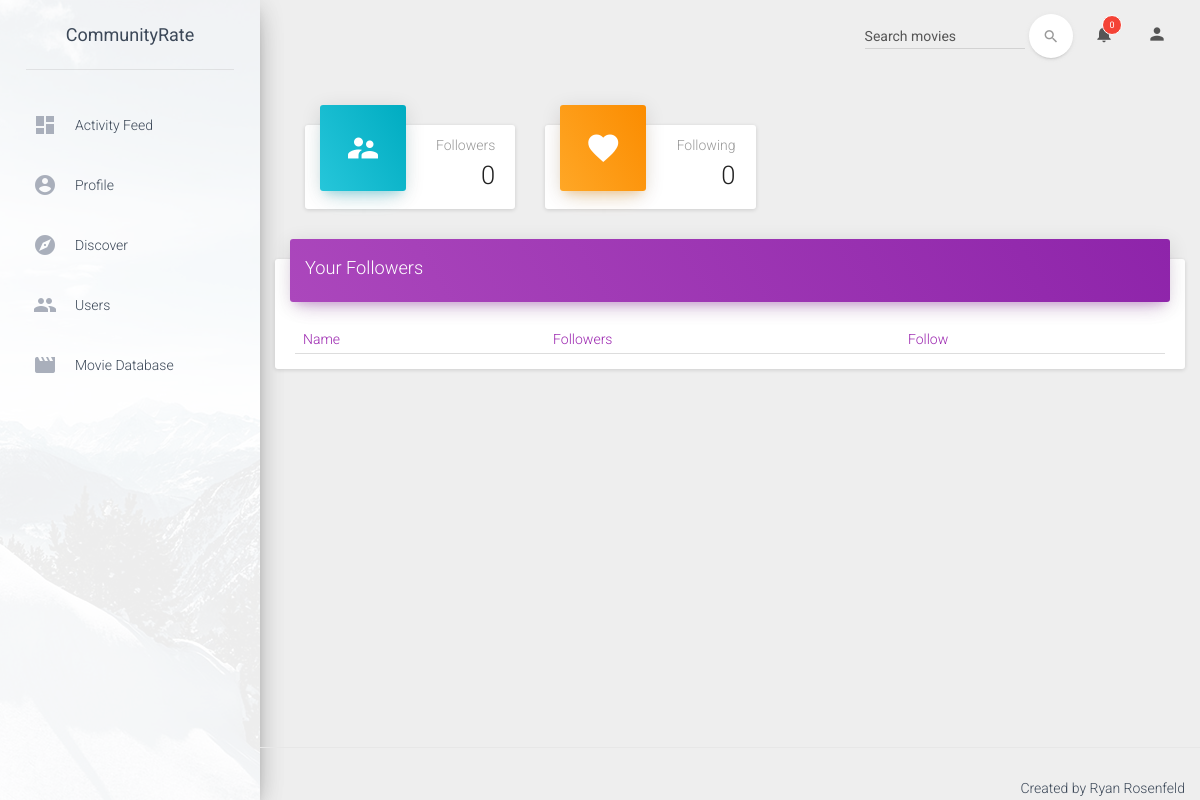
/followers/ (signed in), run on an earlier commit of the app's database.
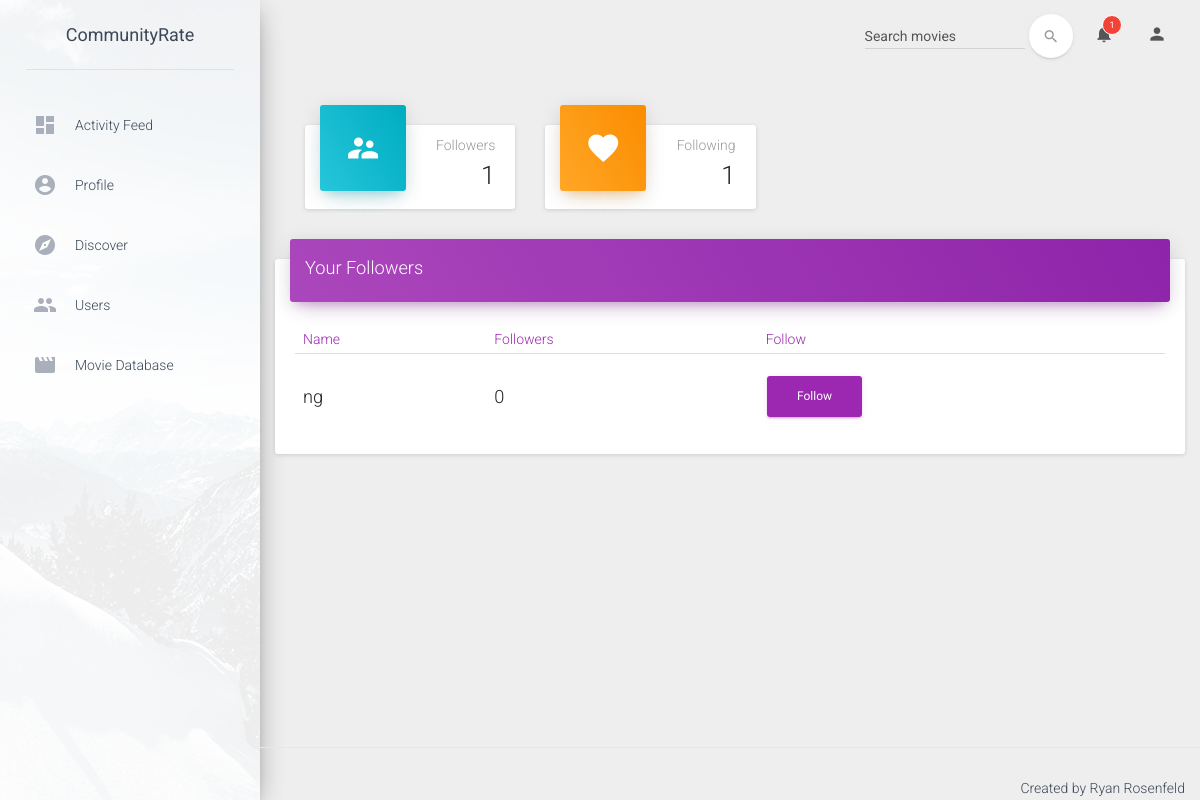
And on a later commit of the database.
### general/models.py (models this page shows)
class SiteUser(AbstractUser):
    fb_id = models.CharField(max_length=100, blank=True)
    fav_quote = models.TextField(blank=True)
    about_me = models.TextField(blank=True)
    country = models.CharField(max_length=100, null=True)
    city = models.CharField(max_length=100, null=True)
    postal = models.CharField(max_length=6, null=True)
    bio = models.CharField(max_length=500, null=True)

### users/views.py (the view)
# urls.py: url(r'^followers/$', user_views.view_followers),
@login_required
def view_followers(request):
	users = []
	following = request.user.follower_set.all()
	followers = request.user.following_set.all()
	for follower_obj in followers:
		followers_count = len(follower_obj.follower.following_set.all())
		query = following.filter(following=follower_obj.follower)
		already_following = (len(query) > 0) | (follower_obj.follower == request.user)
		users.append((follower_obj.follower,followers_count, already_following))
	title = "Your Followers"
	notifications = Notification.objects.filter(Q(user=request.user) & Q(is_read=False))
	return render(request, 'users/main.html', {
		'followers': len(followers),
		'following': len(following),
		'users': users,
		'title': title,
		'notifications': notifications,
		'number_notifications': len(notifications)})

### templates/users/main.html (shortened to what this page needs)
{% extends 'base.html' %}
{% load static %}
{% block header %}
    <link href="https://afeld.github.io/emoji-css/emoji.css" rel="stylesheet">
    {% load static %}
    <link href="{% static 'general/css/profile.css' %}" rel="stylesheet">
{% endblock %}
{% block content %}
    <div class="col-md-8">
        <a class="col-lg-5 col-md-6 col-sm-6" href="/followers">
            <div class="card card-stats">
                <div class="card-header" data-background-color="blue">
                    <i class="material-icons">supervisor_account</i>
                </div>
                <div class="card-content">
                    <p class="category">Followers</p>
                    <h3 class="title">{{ followers }}</h3>
                </div>
            </div>
        </a>
        <a class="col-lg-5 col-md-6 col-sm-6" href="/following">
            <div class="card card-stats">
                <div class="card-header" data-background-color="orange">
                    <i class="material-icons">favorite</i>
                </div>
                <div class="card-content">
                    <p class="category">Following</p>
                    <h3 class="title">{{ following }}</h3>
                </div>
            </div>
        </a>
    </div>
    <div class="card">
        <div class="card-header" data-background-color="purple">
                <h4 class="title">{{ title }}</h4>
        </div>
            <div class="card-content">
                <table class="table table-hover">
                    <thead class="text-primary">
                        <th>Name</th>
                        <th>Followers</th>
                        <th>Follow</th>
                    </thead>
                    <tbody>
                        {% for u, count, already_following in users %}
                            <tr onclick=window.location.href="/profile/{{ u.username }}">
                                <td >
                                    <h4>{{u.username}}</h4>
                                </td>
                                <td>
                                    <h4>{{ count }}</h4>
                                </td>
                                <td>
                                    {% if not already_following %}
                                    <a class="btn btn-primary" href="/follow/{{u.username}}">Follow</a>
                                    {% endif %}
                                </td>
                            </tr>
                        {% endfor %}
                    </tbody>
                </table>
            </div>
    </div>
{% endblock %}

### templates/base.html (shortened to what this page needs)
<!doctype html>
<html lang="en">
<head>
    {% load static %}
    <link href="{% static 'material-dash/assets/css/bootstrap.min.css' %}" rel="stylesheet" />
    <link href="{% static 'material-dash/assets/css/material-dashboard.css' %}" rel="stylesheet"/>
    <link href="http://maxcdn.bootstrapcdn.com/font-awesome/latest/css/font-awesome.min.css" rel="stylesheet">
    {% block header %}
    {% endblock %}
</head>
<body>
	<div class="wrapper">
	    <div class="sidebar" data-color="purple" data-image="{% static 'material-dash/assets/img/sidebar-1.jpg' %}">
			<div class="logo">
				<a href="/" class="simple-text">
					CommunityRate
				</a>
			</div>
	    	<div class="sidebar-wrapper">
	            <ul class="nav">
	                <li {% if page == 'activity_feed' %}class="active"{% endif %}>
	                    <a href="/">
	                        <i class="material-icons">dashboard</i>
	                        <p>Activity Feed</p>
	                    </a>
	                </li>
                    <li {% if page == 'profile' %}class="active"{% endif %}>
                        <a href="/profile/">
                            <i class="material-icons">account_circle</i>
                            <p>Profile</p>
                        </a>
                    </li>
                    <li {% if page == 'discover' %}class="active"{% endif %}>
                        <a href="/discover/">
                            <i class="material-icons">explore</i>
                            <p>Discover</p>
                        </a>
                    </li>
                    <li {% if page == 'users' %}class="active"{% endif %}>
                        <a href="/users/">
                            <i class="material-icons">people</i>
                            <p>Users</p>
                        </a>
                    </li>
                    <li {% if page == 'movies' %}class="active"{% endif %}>
                        <a href="/movies/">
                            <i class="material-icons">movie</i>
                            <p>Movie Database</p>
                        </a>
                    </li>
	            </ul>
	    	</div>
		</div>
	    <div class="main-panel">
			<nav class="navbar navbar-transparent navbar-absolute">
				<div class="container-fluid">
					<div class="navbar-header">
                        <a class="navbar-brand" href="#">
                        </a>
					</div>
					<div class="collapse navbar-collapse">
						<ul class="nav navbar-nav navbar-right">
							<li class="dropdown">
								  <a href="#" class="dropdown-toggle" data-toggle="dropdown">
										<i class="material-icons">notifications</i>
										<span class="notification">{{ number_notifications }}</span>
								  </a>
							</li>
							<li class="dropdown">
								<a href="#" class="dropdown-toggle" data-toggle="dropdown">
	 							   <i class="material-icons">person</i>
	 						   </a>
							</li>
						</ul>
						<form class="navbar-form navbar-right" role="search" action="/movies/" method="GET">
							<div class="form-group  is-empty">
	                        	<input type="text" class="form-control" name="search" placeholder="Search movies">
							</div>
							<button type="submit" class="btn btn-white btn-round btn-just-icon">
								<i class="material-icons">search</i><div class="ripple-container"></div>
							</button>
	                    </form>
					</div>
				</div>
			</nav>
	        <div class="content">
	            <div class="container-fluid">
	                <div class="row">
                        {% block content %}{% endblock %}
	                </div>
	            </div>
	        </div>
			<footer class="footer">
	            <div class="container-fluid">
	                <p class="copyright pull-right">
	                    Created by Ryan Rosenfeld
                    </p>
	            </div>
	        </footer>
	    </div>
	</div>
</body>
</html>

What changed in the data, as far as the page shows it:
added SiteUser: username "ng", count "0"
Also different on the page:
{{ number_notifications }}: "0" → "1"
{{ followers }}: "0" → "1"
{{ following }}: "0" → "1"
